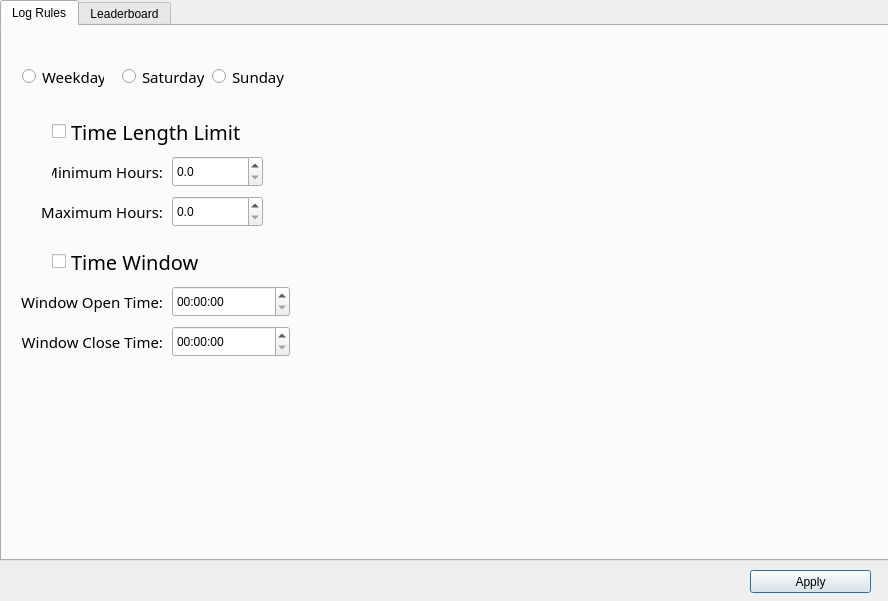
<?xml version="1.0" encoding="UTF-8"?>
<ui version="4.0">
 <class>optionsDialog</class>
 <widget class="QDialog" name="optionsDialog">
  <property name="geometry">
   <rect>
    <x>0</x>
    <y>0</y>
    <width>888</width>
    <height>601</height>
   </rect>
  </property>
  <property name="windowTitle">
   <string>Options</string>
  </property>
  <widget class="QTabWidget" name="tabWidget">
   <property name="geometry">
    <rect>
     <x>0</x>
     <y>0</y>
     <width>891</width>
     <height>561</height>
    </rect>
   </property>
   <property name="currentIndex">
    <number>0</number>
   </property>
   <widget class="QWidget" name="log_rules_tab">
    <attribute name="title">
     <string>Log Rules</string>
    </attribute>
    <widget class="QCheckBox" name="time_length_limit_checkBox">
     <property name="geometry">
      <rect>
       <x>50</x>
       <y>90</y>
       <width>321</width>
       <height>31</height>
      </rect>
     </property>
     <property name="font">
      <font>
       <family>OpenSymbol</family>
       <pointsize>15</pointsize>
      </font>
     </property>
     <property name="text">
      <string>Time Length Limit</string>
     </property>
    </widget>
    <widget class="QLabel" name="minimum_hours_label">
     <property name="geometry">
      <rect>
       <x>50</x>
       <y>130</y>
       <width>111</width>
       <height>31</height>
      </rect>
     </property>
     <property name="font">
      <font>
       <family>OpenSymbol</family>
       <pointsize>11</pointsize>
      </font>
     </property>
     <property name="text">
      <string>Minimum Hours:</string>
     </property>
     <property name="alignment">
      <set>Qt::AlignRight|Qt::AlignTrailing|Qt::AlignVCenter</set>
     </property>
    </widget>
    <widget class="QDoubleSpinBox" name="minimum_hours_spinBox">
     <property name="geometry">
      <rect>
       <x>170</x>
       <y>130</y>
       <width>91</width>
       <height>31</height>
      </rect>
     </property>
     <property name="decimals">
      <number>1</number>
     </property>
     <property name="maximum">
      <double>999.000000000000000</double>
     </property>
    </widget>
    <widget class="QLabel" name="maximum_hours_label">
     <property name="geometry">
      <rect>
       <x>40</x>
       <y>170</y>
       <width>121</width>
       <height>31</height>
      </rect>
     </property>
     <property name="font">
      <font>
       <family>OpenSymbol</family>
       <pointsize>11</pointsize>
      </font>
     </property>
     <property name="text">
      <string>Maximum Hours:</string>
     </property>
     <property name="alignment">
      <set>Qt::AlignRight|Qt::AlignTrailing|Qt::AlignVCenter</set>
     </property>
    </widget>
    <widget class="QDoubleSpinBox" name="maximum_hours_spinBox">
     <property name="geometry">
      <rect>
       <x>170</x>
       <y>170</y>
       <width>91</width>
       <height>31</height>
      </rect>
     </property>
     <property name="decimals">
      <number>1</number>
     </property>
     <property name="maximum">
      <double>999.000000000000000</double>
     </property>
    </widget>
    <widget class="QCheckBox" name="time_window_checkBox">
     <property name="geometry">
      <rect>
       <x>50</x>
       <y>220</y>
       <width>301</width>
       <height>31</height>
      </rect>
     </property>
     <property name="font">
      <font>
       <family>OpenSymbol</family>
       <pointsize>15</pointsize>
      </font>
     </property>
     <property name="text">
      <string>Time Window</string>
     </property>
    </widget>
    <widget class="QLabel" name="window_open_label">
     <property name="geometry">
      <rect>
       <x>-10</x>
       <y>260</y>
       <width>171</width>
       <height>31</height>
      </rect>
     </property>
     <property name="font">
      <font>
       <family>OpenSymbol</family>
       <pointsize>11</pointsize>
      </font>
     </property>
     <property name="text">
      <string>Window Open Time:</string>
     </property>
     <property name="alignment">
      <set>Qt::AlignRight|Qt::AlignTrailing|Qt::AlignVCenter</set>
     </property>
    </widget>
    <widget class="QLabel" name="window_close_label">
     <property name="geometry">
      <rect>
       <x>-10</x>
       <y>300</y>
       <width>171</width>
       <height>31</height>
      </rect>
     </property>
     <property name="font">
      <font>
       <family>OpenSymbol</family>
       <pointsize>11</pointsize>
      </font>
     </property>
     <property name="text">
      <string>Window Close Time:</string>
     </property>
     <property name="alignment">
      <set>Qt::AlignRight|Qt::AlignTrailing|Qt::AlignVCenter</set>
     </property>
    </widget>
    <widget class="QTimeEdit" name="window_open_timeEdit">
     <property name="geometry">
      <rect>
       <x>170</x>
       <y>260</y>
       <width>118</width>
       <height>31</height>
      </rect>
     </property>
    </widget>
    <widget class="QTimeEdit" name="window_close_timeEdit">
     <property name="geometry">
      <rect>
       <x>170</x>
       <y>300</y>
       <width>118</width>
       <height>31</height>
      </rect>
     </property>
    </widget>
    <widget class="QRadioButton" name="weekday_radioButton">
     <property name="geometry">
      <rect>
       <x>20</x>
       <y>40</y>
       <width>82</width>
       <height>21</height>
      </rect>
     </property>
     <property name="font">
      <font>
       <family>OpenSymbol</family>
       <pointsize>11</pointsize>
      </font>
     </property>
     <property name="text">
      <string>Weekday</string>
     </property>
    </widget>
    <widget class="QRadioButton" name="saturday_radioButton">
     <property name="geometry">
      <rect>
       <x>120</x>
       <y>40</y>
       <width>82</width>
       <height>21</height>
      </rect>
     </property>
     <property name="font">
      <font>
       <family>OpenSymbol</family>
       <pointsize>11</pointsize>
      </font>
     </property>
     <property name="text">
      <string>Saturday</string>
     </property>
    </widget>
    <widget class="QRadioButton" name="sunday_radioButton">
     <property name="geometry">
      <rect>
       <x>210</x>
       <y>40</y>
       <width>82</width>
       <height>21</height>
      </rect>
     </property>
     <property name="font">
      <font>
       <family>OpenSymbol</family>
       <pointsize>11</pointsize>
      </font>
     </property>
     <property name="text">
      <string>Sunday</string>
     </property>
    </widget>
   </widget>
   <widget class="QWidget" name="leaderboard_tab">
    <attribute name="title">
     <string>Leaderboard</string>
    </attribute>
    <widget class="QLabel" name="label">
     <property name="geometry">
      <rect>
       <x>10</x>
       <y>10</y>
       <width>171</width>
       <height>31</height>
      </rect>
     </property>
     <property name="font">
      <font>
       <family>OpenSymbol</family>
       <pointsize>13</pointsize>
      </font>
     </property>
     <property name="text">
      <string>Visible Categories</string>
     </property>
     <property name="alignment">
      <set>Qt::AlignCenter</set>
     </property>
    </widget>
    <widget class="QCheckBox" name="student_dawson_checkBox">
     <property name="geometry">
      <rect>
       <x>30</x>
       <y>50</y>
       <width>201</width>
       <height>21</height>
      </rect>
     </property>
     <property name="font">
      <font>
       <family>OpenSymbol</family>
       <pointsize>11</pointsize>
      </font>
     </property>
     <property name="text">
      <string>Student (Dawson)</string>
     </property>
    </widget>
    <widget class="QCheckBox" name="student_pearland_checkBox">
     <property name="geometry">
      <rect>
       <x>30</x>
       <y>80</y>
       <width>211</width>
       <height>21</height>
      </rect>
     </property>
     <property name="font">
      <font>
       <family>OpenSymbol</family>
       <pointsize>11</pointsize>
      </font>
     </property>
     <property name="text">
      <string>Student (Pearland)</string>
     </property>
    </widget>
    <widget class="QCheckBox" name="student_turner_checkBox">
     <property name="geometry">
      <rect>
       <x>30</x>
       <y>110</y>
       <width>181</width>
       <height>21</height>
      </rect>
     </property>
     <property name="font">
      <font>
       <family>OpenSymbol</family>
       <pointsize>11</pointsize>
      </font>
     </property>
     <property name="text">
      <string>Student (Turner)</string>
     </property>
    </widget>
    <widget class="QCheckBox" name="alumni_checkBox">
     <property name="geometry">
      <rect>
       <x>30</x>
       <y>140</y>
       <width>151</width>
       <height>21</height>
      </rect>
     </property>
     <property name="font">
      <font>
       <family>OpenSymbol</family>
       <pointsize>11</pointsize>
      </font>
     </property>
     <property name="text">
      <string>Alumni</string>
     </property>
    </widget>
    <widget class="QCheckBox" name="mentor_checkBox">
     <property name="geometry">
      <rect>
       <x>30</x>
       <y>170</y>
       <width>151</width>
       <height>21</height>
      </rect>
     </property>
     <property name="font">
      <font>
       <family>OpenSymbol</family>
       <pointsize>11</pointsize>
      </font>
     </property>
     <property name="text">
      <string>Mentor</string>
     </property>
    </widget>
    <widget class="QCheckBox" name="teacher_checkBox">
     <property name="geometry">
      <rect>
       <x>30</x>
       <y>200</y>
       <width>151</width>
       <height>21</height>
      </rect>
     </property>
     <property name="font">
      <font>
       <family>OpenSymbol</family>
       <pointsize>11</pointsize>
      </font>
     </property>
     <property name="text">
      <string>Teacher</string>
     </property>
    </widget>
    <widget class="QCheckBox" name="team_checkBox">
     <property name="geometry">
      <rect>
       <x>30</x>
       <y>230</y>
       <width>151</width>
       <height>21</height>
      </rect>
     </property>
     <property name="font">
      <font>
       <family>OpenSymbol</family>
       <pointsize>11</pointsize>
      </font>
     </property>
     <property name="text">
      <string>Team</string>
     </property>
    </widget>
    <widget class="QCheckBox" name="other_checkBox">
     <property name="geometry">
      <rect>
       <x>30</x>
       <y>260</y>
       <width>151</width>
       <height>21</height>
      </rect>
     </property>
     <property name="font">
      <font>
       <family>OpenSymbol</family>
       <pointsize>11</pointsize>
      </font>
     </property>
     <property name="text">
      <string>Other</string>
     </property>
    </widget>
   </widget>
  </widget>
  <widget class="QPushButton" name="apply_button">
   <property name="geometry">
    <rect>
     <x>750</x>
     <y>570</y>
     <width>121</width>
     <height>23</height>
    </rect>
   </property>
   <property name="text">
    <string>Apply</string>
   </property>
  </widget>
 </widget>
 <resources/>
 <connections/>
</ui>
